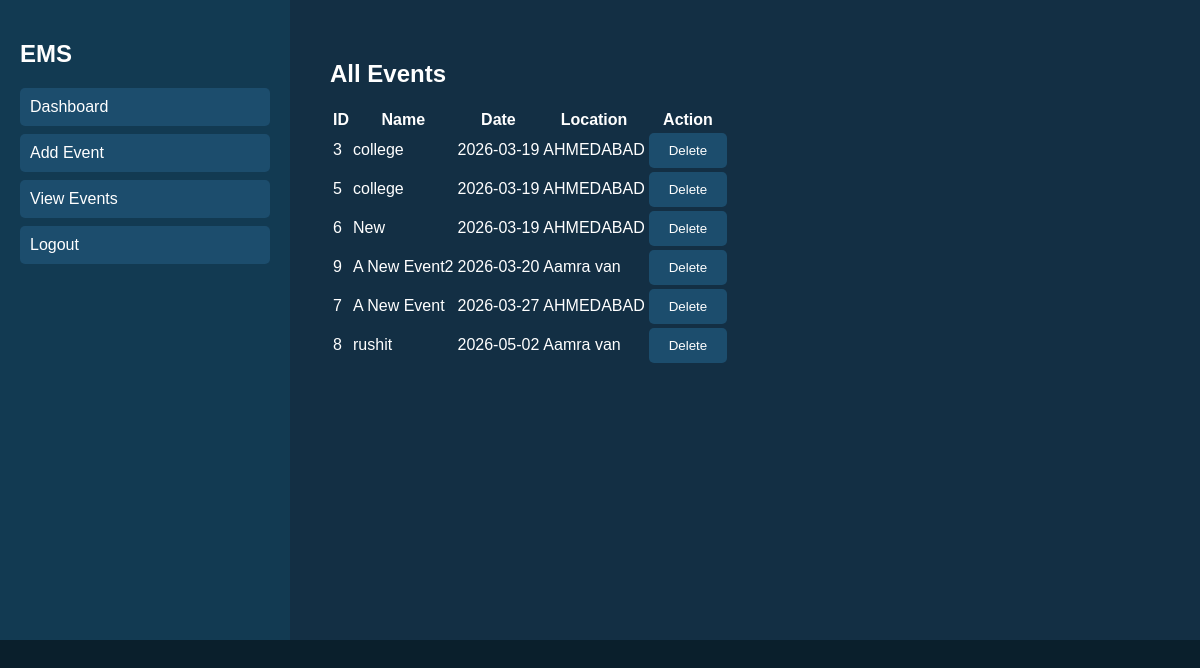
Screenshot of /view_events.php with the database file from the repository.
### tables this page shows
CREATE TABLE IF NOT EXISTS `events` (
  `id` int NOT NULL AUTO_INCREMENT,
  `event_name` varchar(255) NOT NULL,
  `event_date` date NOT NULL,
  `event_time` time DEFAULT NULL,
  `event_location` varchar(255) NOT NULL,
  `description` text NOT NULL,
  `created_at` timestamp NULL DEFAULT CURRENT_TIMESTAMP,
  `user_name` varchar(100) DEFAULT NULL,
  `status` varchar(20) DEFAULT 'pending',
  `live_status` varchar(10) DEFAULT 'no',
  `category` varchar(50) DEFAULT NULL,
  PRIMARY KEY (`id`)
);

### view_events.php (the view, shortened to what this page needs)
<?php
include("config.php");
$result = $conn->query("SELECT * FROM events ORDER BY event_date ASC");
?>
<!DOCTYPE html>
<html>
<head>
<link rel="stylesheet" href="style.css">
</head>
<body>
<div class="container">
<div class="sidebar">
    <h2>EMS</h2>
    <a href="dashboard.php">Dashboard</a>
    <a href="add_event.php">Add Event</a>
    <a href="view_events.php">View Events</a>
    <a href="logout.php">Logout</a>
</div>
<div class="content">
<h2>All Events</h2>
<table>
<tr>
<th>ID</th>
<th>Name</th>
<th>Date</th>
<th>Location</th>
<th>Action</th>
</tr>
<?php while($row = $result->fetch_assoc()){ ?>
<tr>
<td><?php echo $row['id']; ?></td>
<td><?php echo $row['event_name']; ?></td>
<td><?php echo $row['event_date']; ?></td>
<td><?php echo $row['event_location']; ?></td>
<td>
<a href="delete_event.php?id=<?php echo $row['id']; ?>">
<button>Delete</button>
</a>
</td>
</tr>
<?php } ?>
</table>
</div>
</div>
</body>
</html>

### style.css (style rules this page uses)
body { margin: 0; font-family: Arial, sans-serif; background: #0a1f2c; color: white; }
.container { display: flex; min-height: 80vh; }
.sidebar { width: 250px; background: #123a52; padding: 20px; }
.sidebar a { display: block; color: white; padding: 10px; text-decoration: none; margin-bottom: 8px; border-radius: 5px; background: #1c4d6d; }
.content { flex: 1; padding: 40px; background: #132f44; }
button { background: #1c4d6d; color: white; padding: 10px 20px; border: none; border-radius: 5px; cursor: pointer; }

### rows the page displays
events: id "3", event_name "college", event_date "2026-03-19", event_location "AHMEDABAD"
events: id "5", event_name "college", event_date "2026-03-19", event_location "AHMEDABAD"
events: id "6", event_name "New", event_date "2026-03-19", event_location "AHMEDABAD"
events: id "9", event_name "A New Event2", event_date "2026-03-20", event_location "Aamra van"
events: id "7", event_name "A New Event", event_date "2026-03-27", event_location "AHMEDABAD"
events: id "8", event_name "rushit", event_date "2026-05-02", event_location "Aamra van"
